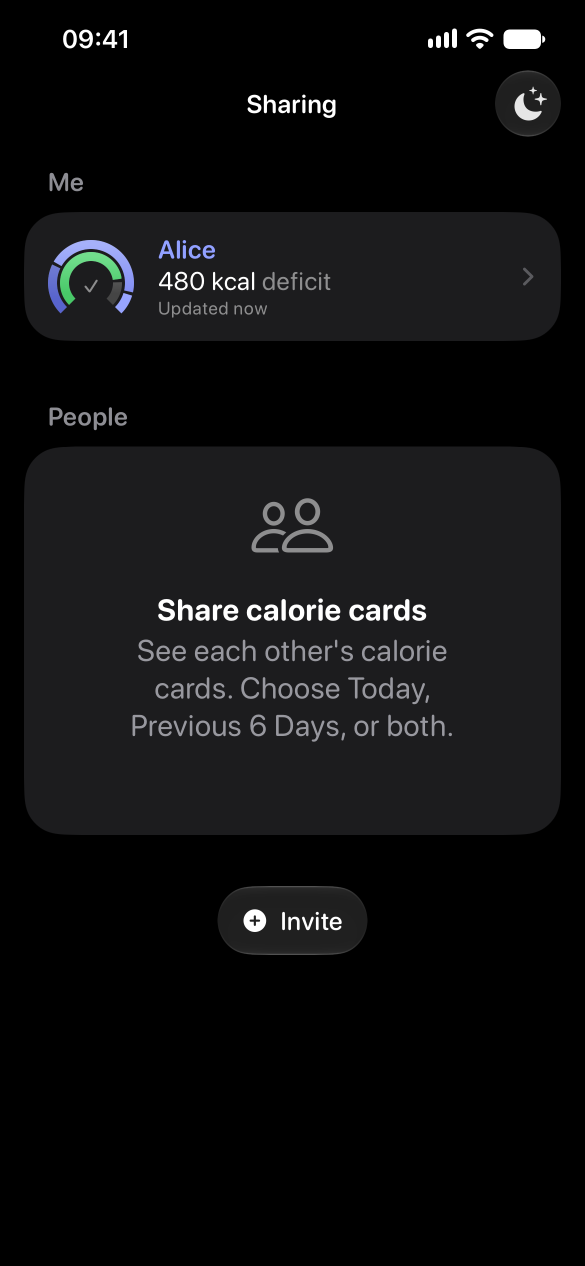
#> input picture Marketing/2026-11-sharing-app-store/captures/sharing-overview-qa-native.png, 1170 x 2532 px (shown at 1/2 size)
$ python compose_overview.py
#> lines starting #> are read from the running program, lines starting #| are printed output that depends on the picture
"""Assemble the native synthetic profile and existing sample-person rows.

This is a marketing composition of two Simulator B captures, not a single
unmodified screenshot. No real connection or account appears in the export.
"""
from pathlib import Path
import hashlib
import json
import shutil
from PIL import Image, ImageDraw, ImageFont

ROOT = Path(__file__).resolve().parents[1]
OLD_ROWS = Path('/Users/berken/Development/Swift/Count.kcal-Marketing/redesign/assets/sharing-people-crop.png')
ROWS = ROOT / 'captures/sharing-sample-people-2026-11-06.png'
QA = ROOT / 'captures/sharing-overview-qa-native.png'
if not ROWS.exists():
    shutil.copy2(OLD_ROWS, ROWS)
native = Image.open(QA).convert('RGB')
people = Image.open(ROWS).convert('RGB')
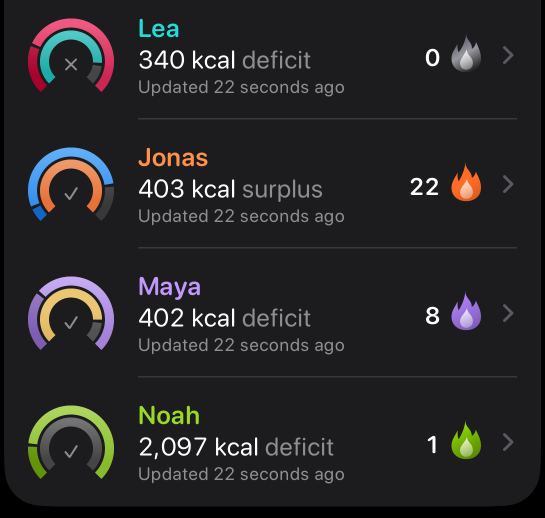
#> input picture Marketing/2026-11-sharing-app-store/captures/sharing-sample-people-2026-11-06.png, 1090 x 1035 px (shown at 1/2 size)
assert native.size == (1170, 2532) and people.size == (1090, 1035)

# Extend the editable marketing composition with one synthetic row. Reuse
# the native row geometry, ring paths, flame, chevron, and caption treatment.
# Map standard theme 8 to standard theme 4 while keeping neutral pixels fixed.
row = people.crop((0, 516, 1090, 774))
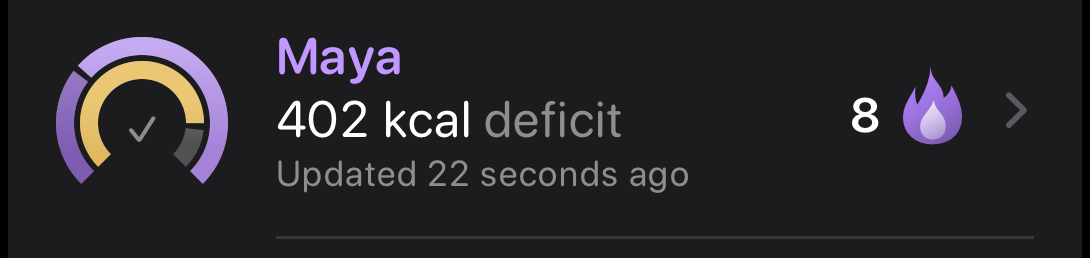
#> row: PIL image 1090x258 RGB; mean R, G, B 40.4, 38.6, 42.7
source_colors = [[155, 244, 255], [114, 199, 255], [221, 95, 255]]
target_colors = [[91, 244, 255], [158, 181, 255], [219, 93, 255]]
augmented = [list(map(float, values)) + [float(i == j) for j in range(3)]
             for i, values in enumerate(source_colors)]
for column in range(3):
    pivot = augmented[column][column]
    augmented[column] = [value / pivot for value in augmented[column]]
    for i in range(3):
        if i != column:
            factor = augmented[i][column]
            augmented[i] = [a - factor*b for a, b in zip(augmented[i], augmented[column])]
inverse = [values[3:] for values in augmented]
transform = [[sum(target_colors[i][k] * inverse[k][j] for k in range(3))
              for j in range(3)] for i in range(3)]
def map_pixel(pixel):
    if max(pixel) - min(pixel) <= 5:
        return pixel
    return tuple(max(0, min(255, round(sum(channel * coefficient
                 for channel, coefficient in zip(pixel, coefficients)))))
                 for coefficients in transform)
row.putdata([map_pixel(pixel) for pixel in row.getdata()])
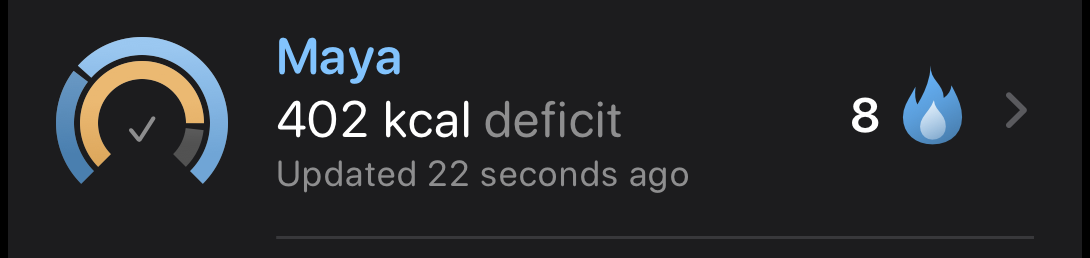
#> row: PIL image 1090x258 RGB; mean R, G, B 38.3, 39.8, 42.6
draw = ImageDraw.Draw(row)
background = (28, 28, 30)

def text_font(size, weight):
    font = ImageFont.truetype('/System/Library/Fonts/SFNS.ttf', size)
#> (the run stopped early here; a loop or call above may not have finished)
